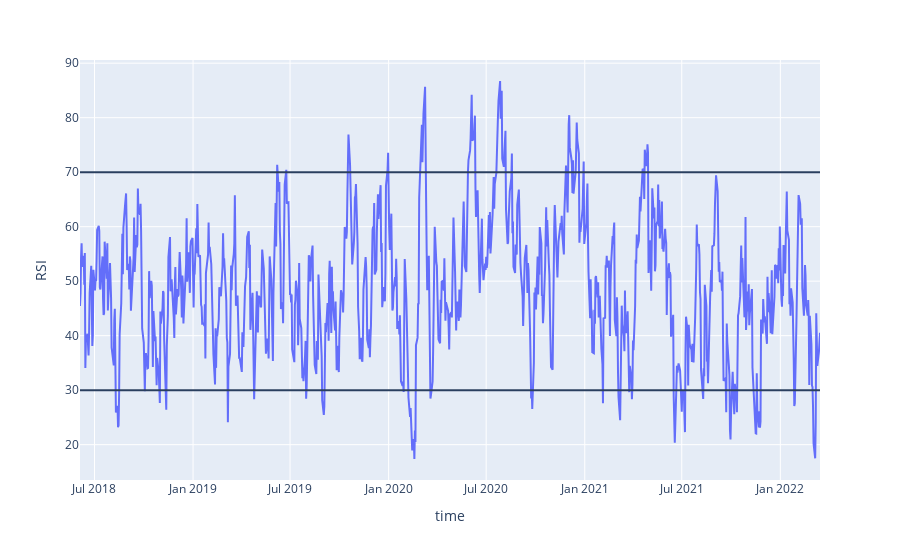

The notebook cell saved with this chart:
### Code cell
fig_rsi=px.line(df,x='time',y='RSI')
fig_rsi.add_hline(30)
fig_rsi.add_hline(70)
fig_rsi

### Figure 1 — Plotly figure (JSON) as saved in the notebook; plotly's stock layout.template omitted (floating-point values rounded to 4 significant figures; data arrays with more than 128 entries replaced by an {"elided": "..."} marker saying what was removed)
{"data": [{"hovertemplate": "time=%{x}<br>RSI=%{y}<extra></extra>", "legendgroup": "", "line": {"color": "#636efa", "dash": "solid"}, "marker": {"symbol": "circle"}, "mode": "lines", "name": "", "orientation": "v", "showlegend": false, "type": "scatter", "x": {"elided": "981 str values"}, "xaxis": "x", "y": {"elided": "981 float values"}, "yaxis": "y"}], "layout": {"autosize": true, "legend": {"tracegroupgap": 0}, "margin": {"t": 60}, "shapes": [{"type": "line", "x0": 0, "x1": 1, "xref": "x domain", "y0": 30, "y1": 30, "yref": "y"}, {"type": "line", "x0": 0, "x1": 1, "xref": "x domain", "y0": 70, "y1": 70, "yref": "y"}], "xaxis": {"anchor": "y", "autorange": true, "domain": [0, 1], "range": ["2018-06-04", "2022-03-16"], "title": {"text": "time"}, "type": "date"}, "yaxis": {"anchor": "x", "autorange": true, "domain": [0, 1], "range": [13.52, 90.58], "title": {"text": "RSI"}, "type": "linear"}}}
